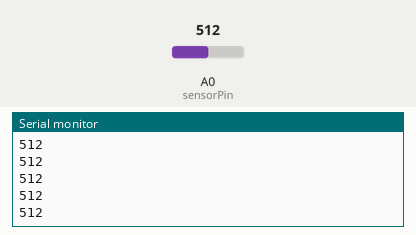
Recording of a sketch running on a simulated Arduino Uno, built with avr-gcc and run on an emulated ATmega328P. Shown: the last lines printed to the serial monitor. Inputs (shaded band) come from the test bench; at power-on: A0 (sensorPin) = 512.

Above: at 1.2 s.
1.3 s: A0 (sensorPin) set to 716
At 2.4 s:
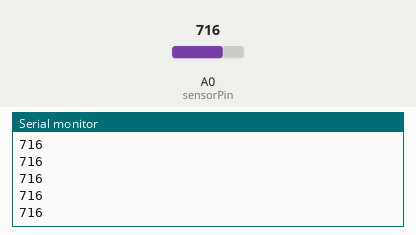
2.8 s: A0 (sensorPin) set to 900
At 3.9 s:
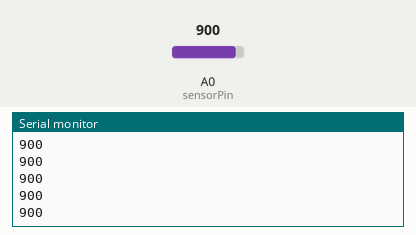
Timing chart, 0 to 5.8 s (numbered marks = the images above; inputs shaded):
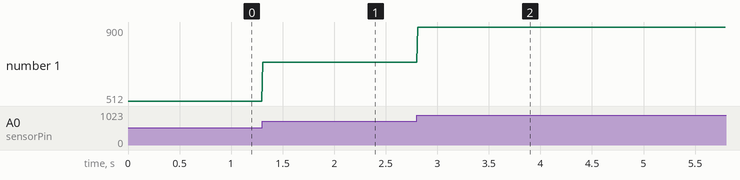

The sketch:

ritmo_cardiaco.ino
```cpp
const int sensorPin = A0; // Pin del sensor conectado al pin A0
int valorSensor;          // Variable para almacenar la lectura del sensor
unsigned long tiempoAnterior = 0; // Tiempo previo para calcular BPM
int latidos = 0;          // Contador de latidos
bool pulsoDetectado = false;

void setup() {
  Serial.begin(9600);       // Inicializar comunicación serial
  pinMode(sensorPin, INPUT); // Configurar el pin como entrada
}

void loop() {
  valorSensor = analogRead(sensorPin); // Leer valor del sensor
  unsigned long tiempoActual = millis();

  // Mostrar el valor en el monitor serial
  Serial.println(valorSensor);

  // Detectar un latido basado en un umbral
  if (valorSensor > 512 && !pulsoDetectado) { // Ajusta el umbral según tu sensor
    pulsoDetectado = true;
    latidos++;
  }

  if (valorSensor < 512 && pulsoDetectado) {
    pulsoDetectado = false;
  }

  // Calcular BPM (latidos por minuto) cada 10 segundos
  if (tiempoActual - tiempoAnterior >= 10000) {
    int bpm = (latidos * 6); // Convertir a BPM
    Serial.print("Latidos por minuto (BPM): ");
    Serial.println(bpm);
    tiempoAnterior = tiempoActual;
    latidos = 0; // Reiniciar contador de latidos
  }

  delay(10); // Pequeño retraso para estabilizar las lecturas
}
```

Measured:
- after the input at 1.3 s, the serial monitor: prints a new line at once (image 1)
- after the input at 2.8 s, the serial monitor: prints a new line at once (image 2)
- plotted number 1: 512 → 716 after the input at 1.3 s, 716 → 900 after the input at 2.8 s
